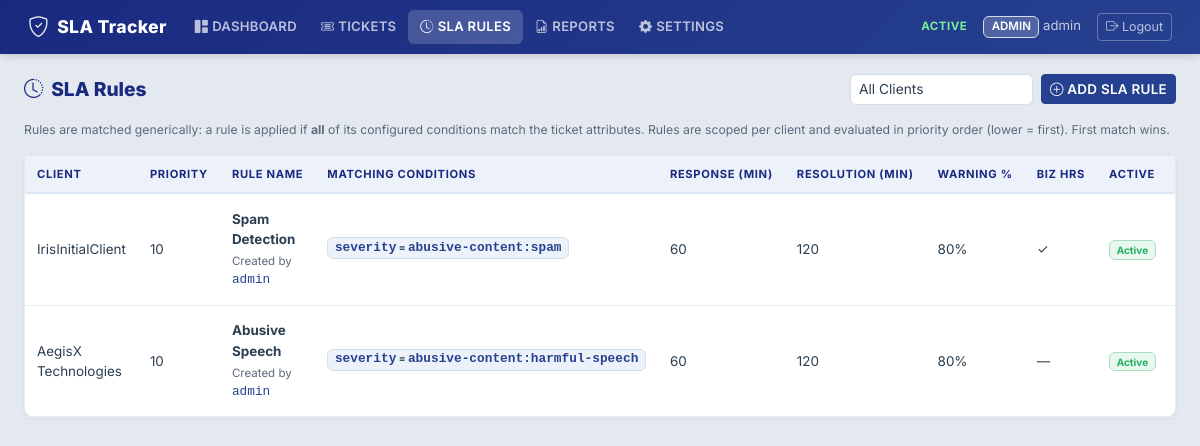
Page /sla-rules (signed in) on the committed database.
### models/user.py (models this page shows, shortened)
class User(UserMixin, db.Model):
    __tablename__ = "users"
    id = db.Column(db.Integer, primary_key=True)
    username = db.Column(db.String(80), unique=True, nullable=False, index=True)
    email = db.Column(db.String(255), unique=True, nullable=True)
    password_hash = db.Column(db.String(255), nullable=False)
    role = db.Column(db.String(20), nullable=False, default=ROLE_VIEWER)
    is_active_user = db.Column(db.Boolean, default=True, nullable=False)
    created_at = db.Column(db.DateTime, default=lambda: datetime.now(timezone.utc))
    reports_generated = db.relationship("Report", backref="generated_by_user", lazy="dynamic")
    def has_permission(self, permission):
        return permission in ROLE_PERMISSIONS.get(self.role, set())
    @property
    def is_active(self):
        return self.is_active_user

### models/sla_rule.py (models this page shows, shortened)
class SLARule(db.Model):
    __tablename__ = "sla_rules"
    id = db.Column(db.Integer, primary_key=True)
    client_id = db.Column(
        db.Integer, db.ForeignKey("clients.id"), nullable=False, index=True
    )
    rule_name = db.Column(db.String(150), nullable=False)
    description = db.Column(db.Text, nullable=True)
    escalation_email = db.Column(db.String(255), nullable=True)
    created_by = db.Column(db.String(100), nullable=True)
    updated_by = db.Column(db.String(100), nullable=True)
    priority = db.Column(db.Integer, nullable=False, default=0)
    conditions = db.relationship(
        "SLARuleCondition",
        backref="sla_rule",
        cascade="all, delete-orphan",
        lazy="joined"
    )
    response_sla_minutes = db.Column(db.Integer, nullable=True)  # optional
    resolution_sla_minutes = db.Column(db.Integer, nullable=False)
    warning_threshold_percent = db.Column(db.Integer, nullable=False, default=80)
    business_hours_only = db.Column(db.Boolean, nullable=False, default=False)
    applies_to_status = db.Column(db.String(300), nullable=True)
    stop_status = db.Column(db.String(300), nullable=True)
    pause_status = db.Column(db.String(300), nullable=True)
    is_active = db.Column(db.Boolean, default=True, nullable=False, index=True)
    created_at = db.Column(db.DateTime, default=lambda: datetime.now(timezone.utc))
    updated_at = db.Column(
        db.DateTime,
        default=lambda: datetime.now(timezone.utc),
        onupdate=lambda: datetime.now(timezone.utc),
    )
    tickets = db.relationship("Ticket", backref="sla_rule", lazy="dynamic")

class SLARuleCondition(db.Model):
    __tablename__ = "sla_rule_conditions"
    id = db.Column(db.Integer, primary_key=True)
    sla_rule_id = db.Column(
        db.Integer,
        db.ForeignKey("sla_rules.id", ondelete="CASCADE"),
        nullable=False,
        index=True,
    )
    field_name = db.Column(db.String(100), nullable=False)
    field_value = db.Column(db.String(150), nullable=False)

### models/client.py (models this page shows, shortened)
class Client(db.Model):
    __tablename__ = "clients"
    id = db.Column(db.Integer, primary_key=True)
    name = db.Column(db.String(200), unique=True, nullable=False)
    iris_customer_id = db.Column(db.String(100), nullable=True, index=True)
    timezone = db.Column(db.String(50), nullable=False, default="UTC")
    is_active = db.Column(db.Boolean, default=True, nullable=False)
    created_at = db.Column(db.DateTime, default=lambda: datetime.now(timezone.utc))
    updated_at = db.Column(
        db.DateTime,
        default=lambda: datetime.now(timezone.utc),
        onupdate=lambda: datetime.now(timezone.utc),
    )
    sla_rules = db.relationship("SLARule", backref="client", lazy="dynamic")
    tickets = db.relationship("Ticket", backref="client", lazy="dynamic")
    field_mappings = db.relationship("FieldMapping", backref="client", lazy="dynamic")

### routes/sla_rule_routes.py (the view)
@sla_rule_bp.route("/sla-rules")
@login_required
@permission_required("manage_sla_rules")
def rule_list():
    client_id = request.args.get("client_id", type=int)
    query = SLARule.query
    if client_id:
        query = query.filter_by(client_id=client_id)
    rules = query.order_by(SLARule.client_id.asc(), SLARule.priority.asc(), SLARule.id.asc()).all()
    clients = Client.query.filter_by(is_active=True).order_by(Client.name).all()
    return render_template(
        "sla_rules.html",
        rules=rules,
        clients=clients,
        selected_client_id=client_id,
    )

### templates/sla_rules.html (shortened to what this page needs)
{% extends "base.html" %}
{% block content %}
<div class="dashboard-header">
    <h3><i class="bi bi-clock-history me-2"></i>SLA Rules</h3>
    <div class="d-flex gap-2 align-items-center">
        <form method="GET" class="d-flex gap-2 align-items-center">
            <select name="client_id" class="form-select form-select-sm" style="width:auto;" onchange="this.form.submit()">
                <option value="">All Clients</option>
            </select>
        </form>
        <a href="{{ url_for('sla_rules.rule_create') }}" class="btn btn-primary btn-sm">
            <i class="bi bi-plus-circle"></i> Add SLA Rule
        </a>
    </div>
</div>
<p class="text-muted small">
    Rules are matched generically: a rule is applied if <strong>all</strong> of its configured conditions match the ticket attributes.
    Rules are scoped per client and evaluated in priority order (lower = first). First match wins.
</p>
<div class="card p-0">
    <div class="table-responsive">
        <table class="table table-hover mb-0 align-middle">
            <thead>
                <tr>
                    <th>Client</th><th>Priority</th><th>Rule Name</th><th>Matching Conditions</th>
                    <th>Response (min)</th><th>Resolution (min)</th><th>Warning %</th><th>Biz Hrs</th><th>Active</th><th></th>
                </tr>
            </thead>
            <tbody>
            {% for rule in rules %}
                <tr>
                    <td>{{ rule.client.name if rule.client else '—' }}</td>
                    <td>{{ rule.priority }}</td>
                    <td>
                        <strong>{{ rule.rule_name }}</strong>
                        <div class="text-muted mt-1" style="font-size:0.72rem;">{% if rule.created_by %}Created by <code>{{ rule.created_by }}</code>{% endif %}</div>
                    </td>
                    <td>{% for cond in rule.conditions %}<span class="badge bg-light text-dark border mb-1"><code>{{ cond.field_name }}</code> = <code>{{ cond.field_value }}</code></span>{% if not loop.last %}<br>{% endif %}{% else %}<span class="text-muted small">— None —</span>{% endfor %}</td>
                    <td>{{ rule.response_sla_minutes or '-' }}</td>
                    <td>{{ rule.resolution_sla_minutes }}</td>
                    <td>{{ rule.warning_threshold_percent }}%</td>
                    <td>{{ '✓' if rule.business_hours_only else '—' }}</td>
                    <td>{% if rule.is_active %}<span class="badge bg-success">Active</span>{% else %}<span class="badge bg-secondary">Inactive</span>{% endif %}</td>
                    <td class="text-end">
                    </td>
                </tr>
            {% else %}
                <tr><td colspan="11" class="text-center text-muted py-4">No SLA rules configured yet.</td></tr>
            {% endfor %}
            </tbody>
        </table>
    </div>
</div>
{% endblock %}

### templates/base.html (shortened to what this page needs)
<!DOCTYPE html>
<html lang="en">
<head>
    <link href="https://cdn.jsdelivr.net/npm/bootstrap@5.3.3/dist/css/bootstrap.min.css" rel="stylesheet">
    <link href="https://cdn.jsdelivr.net/npm/bootstrap-icons@1.11.3/font/bootstrap-icons.css" rel="stylesheet">
    <link href="{{ url_for('static', filename='css/style.css') }}" rel="stylesheet">
</head>
<body>
{% if current_user.is_authenticated %}
<nav class="navbar navbar-expand-lg sticky-top">
    <div class="container-fluid">
        <a class="navbar-brand" href="{{ url_for('dashboard.index') }}">
            <i class="bi bi-shield-check"></i> SLA Tracker
        </a>
        <div class="collapse navbar-collapse" id="navMenu">
            <ul class="navbar-nav me-auto mb-2 mb-lg-0">
                <li class="nav-item">
                    <a class="nav-link {% if request.endpoint == 'dashboard.index' %}active{% endif %}"
                       href="{{ url_for('dashboard.index') }}">
                       <i class="bi bi-grid-1x2-fill me-1"></i>Dashboard</a>
                </li>
                <li class="nav-item">
                    <a class="nav-link {% if request.endpoint and 'tickets.' in request.endpoint %}active{% endif %}"
                       href="{{ url_for('tickets.ticket_list') }}">
                       <i class="bi bi-ticket-detailed me-1"></i>Tickets</a>
                </li>
                {% if current_user.has_permission('manage_sla_rules') %}
                <li class="nav-item">
                    <a class="nav-link {% if request.endpoint and 'sla_rules.' in request.endpoint %}active{% endif %}"
                       href="{{ url_for('sla_rules.rule_list') }}">
                       <i class="bi bi-clock-history me-1"></i>SLA Rules</a>
                </li>
                {% endif %}
                {% if current_user.has_permission('view_reports') %}
                <li class="nav-item">
                    <a class="nav-link {% if request.endpoint and 'reports.' in request.endpoint %}active{% endif %}"
                       href="{{ url_for('reports.report_list') }}">
                       <i class="bi bi-file-earmark-bar-graph me-1"></i>Reports</a>
                </li>
                {% endif %}
                {% if current_user.has_permission('manage_iris_settings') %}
                <li class="nav-item">
                    <a class="nav-link {% if request.endpoint and 'settings.' in request.endpoint %}active{% endif %}"
                       href="{{ url_for('settings.settings_page') }}">
                       <i class="bi bi-gear-fill me-1"></i>Settings</a>
                </li>
                {% endif %}
            </ul>
            <div class="d-flex align-items-center gap-3">
                <span class="status-live"> Active</span>
                <span class="navbar-text">
                    <span class="badge bg-secondary">{{ current_user.role }}</span>
                    {{ current_user.username }}
                </span>
                <a href="{{ url_for('auth.logout') }}" class="btn btn-outline-light btn-sm">
                    <i class="bi bi-box-arrow-right"></i> Logout
                </a>
            </div>
        </div>
    </div>
</nav>
{% endif %}
<div class="container-fluid py-4 px-4">
    {% block content %}{% endblock %}
</div>
</body>
</html>

### static/css/style.css (style rules this page uses)
:root { --blue-900: #0f1a3e; --blue-800: #1a2980; --blue-700: #26418f; --blue-600: #2c5aa0; --blue-500: #3b6eb5; --blue-400: #5a8fd4; --blue-100: #dce6f5; --blue-50: #edf2fa; --bg-page: #e4e9f0; --bg-card: #ffffff; --bg-header: linear-gradient(135deg, #1a2980 0%, #26418f 100%); --text-dark: #2c3e50; --text-medium: #5a6a7e; --text-light: #8899aa; --text-on-blue: #ffffff; --border-color: #d5dde8; --border-light: #e8ecf1; --green: #27ae60; --green-light: #e8f8ef; --red: #e74c3c; --red-light: #fdecea; --amber: #f39c12; --amber-light: #fef9e7; --cyan: #3498db; --shadow-card: 0 1px 4px rgba(0, 0, 0, 0.06), 0 0 1px rgba(0, 0, 0, 0.04); --shadow-hover: 0 4px 12px rgba(0, 0, 0, 0.1); --radius-sm: 6px; --radius-md: 10px; --radius-lg: 14px; --font: 'Inter', -apple-system, 'Segoe UI', Roboto, sans-serif; }
*, *::before, *::after { box-sizing: border-box; }
body { background: var(--bg-page); color: var(--text-dark); font-family: var(--font); font-size: 14px; -webkit-font-smoothing: antialiased; }
h1, h2, h3, h4, h5, h6 { font-weight: 700; color: var(--text-dark); }
.navbar { background: var(--bg-header) !important; border: none; box-shadow: 0 2px 8px rgba(0, 0, 0, 0.15); padding: 0.4rem 1rem; }
.navbar-brand { font-weight: 800; font-size: 1.1rem; color: #ffffff !important; letter-spacing: 0.02em; display: flex; align-items: center; gap: 0.5rem; }
.navbar-brand i { font-size: 1.3rem; opacity: 0.9; }
.navbar .nav-link { color: rgba(255, 255, 255, 0.7) !important; font-weight: 600; font-size: 0.82rem; letter-spacing: 0.02em; text-transform: uppercase; padding: 0.45rem 0.75rem !important; border-radius: var(--radius-sm); transition: all 0.15s ease; }
.navbar .nav-link.active { color: #ffffff !important; background: rgba(255, 255, 255, 0.18); }
.navbar-text { color: rgba(255, 255, 255, 0.75) !important; font-size: 0.82rem; }
.navbar .badge.bg-secondary { background: rgba(255, 255, 255, 0.2) !important; color: #ffffff !important; font-weight: 600; font-size: 0.72rem; text-transform: uppercase; }
.navbar .btn-outline-light { color: rgba(255, 255, 255, 0.7); border-color: rgba(255, 255, 255, 0.3); font-size: 0.78rem; }
.navbar .status-live { color: #7bed9f; font-size: 0.72rem; font-weight: 700; text-transform: uppercase; letter-spacing: 0.04em; }
.container-fluid.py-4.px-4 { max-width: 1480px; margin: 0 auto; padding-top: 1.25rem !important; }
.card { background: var(--bg-card); border: 1px solid var(--border-light); border-radius: var(--radius-md); box-shadow: var(--shadow-card); color: var(--text-dark); }
.table { font-size: 0.84rem; --bs-table-bg: transparent; --bs-table-hover-bg: var(--blue-50); }
.table thead th { font-size: 0.7rem; font-weight: 700; text-transform: uppercase; letter-spacing: 0.06em; color: var(--blue-800); border-bottom: 2px solid var(--blue-100); padding: 0.6rem 0.75rem; white-space: nowrap; background: var(--blue-50); }
.table tbody td { padding: 0.55rem 0.75rem; vertical-align: middle; border-bottom-color: var(--border-light); color: var(--text-dark); }
.table code { color: var(--blue-700); font-size: 0.8rem; }
.badge.bg-success { background: var(--green-light) !important; color: var(--green) !important; border: 1px solid #a9dfbf; }
.badge.bg-secondary { background: #f0f3f7 !important; color: var(--text-medium) !important; border: 1px solid var(--border-color); }
.badge.bg-light { background: var(--blue-50) !important; color: var(--text-dark) !important; border: 1px solid var(--border-color) !important; }
.form-control, .form-select { background: #ffffff; border: 1px solid var(--border-color); color: var(--text-dark); font-size: 0.86rem; border-radius: var(--radius-sm); }
.btn-primary { background: var(--blue-700); border-color: var(--blue-700); color: #ffffff; font-weight: 600; font-size: 0.84rem; text-transform: uppercase; letter-spacing: 0.02em; }
code { color: var(--blue-700); font-size: 0.82rem; }
.bg-light { background: var(--blue-50) !important; }
.dashboard-header { display: flex; justify-content: space-between; align-items: center; margin-bottom: 1rem; }
.dashboard-header h3 { font-size: 1.2rem; font-weight: 800; color: var(--blue-800); margin: 0; }
.text-muted { color: var(--text-medium) !important; }
a { color: var(--blue-600); }
.badge.bg-light.text-dark { background: var(--blue-50) !important; color: var(--text-dark) !important; border: 1px solid var(--border-color) !important; }

### rows in the picture
User: role "ADMIN", username "admin"
SLARule: client "IrisInitialClient", priority "10", rule_name "Spam Detection", created_by "admin", response_sla_minutes "60", resolution_sla_minutes "120", warning_threshold_percent "80", business_hours_only "✓", is_active "Active"
SLARuleCondition: field_name "severity", field_value "abusive-content:spam"
SLARule: client "AegisX Technologies", priority "10", rule_name "Abusive Speech", created_by "admin", response_sla_minutes "60", resolution_sla_minutes "120", warning_threshold_percent "80", business_hours_only "—", is_active "Active"
SLARuleCondition: field_name "severity", field_value "abusive-content:harmful-speech"
